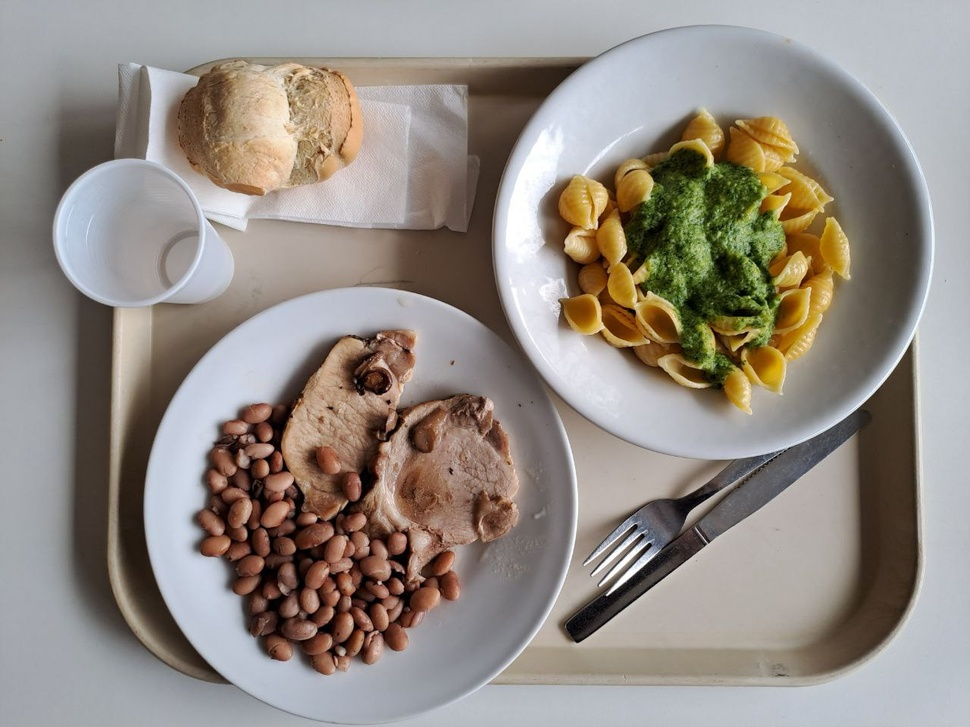
//> input picture test/images/food_image.jpg, 970 x 727 px, shrunk from 1280 x 960 before the run
$ ./watershed images/food_image.jpg   (built with g++ and OpenCV 4)
//> lines starting //> are read from the running program, lines starting //| are printed output that depends on the picture; after the words box and inside, x2 and y2 are one past the last pixel; in counts of white or black regions, pixels touching at a corner belong together
#include <opencv2/highgui.hpp>
#include <opencv2/imgproc.hpp>
#include <iostream>

using namespace cv;
using namespace std;

vector<Vec3f> circles;


// [21 lines left out: function kmeans_segmentation, not called in this run]

void gammaCorrection(Mat& image, Mat& dst, double gamma=0.5){
    GaussianBlur(image, image, Size(5,5), 1);

    Mat lookUpTable(1, 256, CV_8U);
    uchar* p = lookUpTable.ptr();
    for( int i = 0; i < 256; ++i)
        p[i] = saturate_cast<uchar>(pow(i / 255.0, gamma) * 255.0);
    Mat gamma_corr = image.clone();
    LUT(image, lookUpTable, gamma_corr);

    Mat tmp;
    cvtColor(gamma_corr, tmp, COLOR_BGR2HSV);
    Mat hsv[3];
    split(tmp, hsv);

    dst = hsv[1].clone();
    GaussianBlur(dst, dst, Size(5,5),1);
}

void drawCircles(Mat& dst){
    for( size_t i = 0; i < circles.size(); i++ )
    {
         Point center(cvRound(circles[i][0]), cvRound(circles[i][1]));
         int radius = cvRound(circles[i][2]);
         // draw the circle center
         circle( dst, center, 3, Scalar(0,255,0), -1, 8, 0 );
         // draw the circle outline
         circle( dst, center, radius, Scalar(0,0,255), 3, 8, 0 );
    }
    imshow("Result", dst);
}

void water(Mat& img, Mat& dst, int width, int height) {
    // Create a kernel that we will use to sharpen our image
    Mat kernel = (Mat_<float>(3,3) <<
                  1,  1, 1,
                  1, -8, 1,
                  1,  1, 1); // an approximation of second derivative, a quite strong kernel

    // do the laplacian filtering as it is
    // well, we need to convert everything in something more deeper then CV_8U
    // because the kernel has some negative values,
    // and we can expect in general to have a Laplacian image with negative values
    // BUT a 8bits unsigned int (the one we are working with) can contain values from 0 to 255
    // so the possible negative number will be truncated
    Mat imgLaplacian;
    filter2D(img, imgLaplacian, CV_32F, kernel);
    Mat sharp;
    img.convertTo(sharp, CV_32F);
    Mat imgResult = sharp - imgLaplacian;

    // convert back to 8bits gray scale
    imgResult.convertTo(imgResult, CV_8UC3);
    imgLaplacian.convertTo(imgLaplacian, CV_8UC3);
    imshow( "Laplace Filtered Image", imgLaplacian );
    moveWindow("Laplace Filtered Image", width, 10);
    imshow( "New Sharped Image", imgResult );
    moveWindow("New Sharped Image", width*2, 10);

    Mat bw;
    gammaCorrection(imgResult, bw);
    imshow("Gamma pre OTSU", bw);

    // Create binary image from source image
    //cvtColor(tmp, bw, COLOR_BGR2GRAY);
    //cout<<threshold(bw, bw, 40, 255, THRESH_BINARY | THRESH_OTSU)<<"\n"; //Better threshold here to discard empty plates
    threshold(bw, bw, 70, 255, THRESH_BINARY);
    imshow("Binary Image", bw);
    moveWindow("Binary Image", width*3, 10);

    // Perform the distance transform algorithm
    Mat dist;
    distanceTransform(bw, dist, DIST_L2, 3);

    Mat dd = dist.clone();
    // Normalize the distance image for range = {0.0, 1.0}
    // so we can visualize and threshold it
    normalize(dist, dist, 0, 1.0, NORM_MINMAX);
    imshow("Distance Transform Image", dist);
    moveWindow("Distance Transform Image", 0, 100+height);

    // Threshold to obtain the peaks
    // This will be the markers for the foreground objects
    threshold(dist, dist, 0.4, 1.0, THRESH_BINARY);

    // Dilate a bit the dist image
    Mat kernel1 = Mat::ones(3, 3, CV_8U);
    dilate(dist, dist, kernel1);
    imshow("Peaks", dist);
    moveWindow("Peaks", width, 100+height);

    // Create the CV_8U version of the distance image
    // It is needed for findContours()
    Mat dist_8u;
    dist.convertTo(dist_8u, CV_8U);

    // Find total markers
    vector<vector<Point> > contours;
    findContours(dist_8u, contours, RETR_EXTERNAL, CHAIN_APPROX_SIMPLE);

    vector<pair<Point, float>> p;
    // Create the marker image for the watershed algorithm
    Mat markers = Mat::zeros(dist.size(), CV_32S);
    // Draw the foreground markers
    for (size_t i = 0; i < contours.size(); i++) {
        drawContours(markers, contours, static_cast<int>(i), Scalar(static_cast<int>(i)+1), -1);

        double max, min;
        Point maxPos, minPos;
        Mat tmp = Mat::zeros(dist.size(), CV_8U);
        drawContours(tmp, contours, static_cast<int>(i), 255, -1);
        minMaxLoc(dd, &min, &max, &minPos, &maxPos, tmp);
        p.push_back(pair(maxPos,max));
    }

    sort(p.begin(), p.end(), [](auto& left, auto& right) {
        return left.second > right.second;
    });

    int NUM = 4;

    Mat myMarkers = Mat::zeros(dist.size(), CV_32S);
    circle(myMarkers, Point(50,50), 3, Scalar(255), -1);
    circle(myMarkers, Point(myMarkers.cols-50,50), 3, Scalar(255), -1);
    circle(myMarkers, Point(50,myMarkers.rows-50), 3, Scalar(255), -1);
    circle(myMarkers, Point(myMarkers.cols-50,myMarkers.rows-50), 3, Scalar(255), -1);
    for (int i = 0; i < p.size() && i < NUM; i++) {
        circle(myMarkers, p[i].first, 3, Scalar(i+1), -1);
    }
    Mat myM8u;
    myMarkers.convertTo(myM8u, CV_8U);
    imshow("myM", myM8u*50);


    // Draw the background marker
    circle(markers, Point(50,50), 3, Scalar(255), -1);
    circle(markers, Point(markers.rows-50,50), 3, Scalar(255), -1);
    circle(markers, Point(50,markers.cols-50), 3, Scalar(255), -1);
    circle(markers, Point(markers.rows-50,markers.cols-50), 3, Scalar(255), -1);
    Mat markers8u;
    markers.convertTo(markers8u, CV_8U, 10);
    imshow("Markers", markers8u);
    moveWindow("Markers", width*2, 100+height);

    watershed(imgResult, myMarkers);
    Mat myMark;
    myMarkers.convertTo(myMark, CV_8U);
    bitwise_not(myMark, myMark);
    imshow("MyMarkers_v2", myMark); // uncomment this if you want to see how the mark image looks like at that point

    // Generate random colors
    vector<Vec3b> myColors;
    for (size_t i = 0; i < NUM; i++) {
        int b = theRNG().uniform(0, 256);
        int g = theRNG().uniform(0, 256);
        int r = theRNG().uniform(0, 256);
        myColors.push_back(Vec3b((uchar)b, (uchar)g, (uchar)r));
    }

    // Create the result image
    Mat myDst = Mat::zeros(myMarkers.size(), CV_8UC3);
    //Fill labeled objects with random colors
    for (int i = 0; i < myMarkers.rows; i++) {
        for (int j = 0; j < myMarkers.cols; j++) {
            int index = myMarkers.at<int>(i,j);
            if (index > 0 && index <= NUM) {
                myDst.at<Vec3b>(i,j) = myColors[index-1];
            }
        }
    }
    imshow("Res", myDst);


    // Perform the watershed algorithm
    watershed(imgResult, markers);
    Mat mark;
    markers.convertTo(mark, CV_8U);
    bitwise_not(mark, mark);
    imshow("Markers_v2", mark); // uncomment this if you want to see how the mark image looks like at that point
    moveWindow("Markers_v2", width*3, 100+height);

    // Generate random colors
    vector<Vec3b> colors;
    for (size_t i = 0; i < contours.size(); i++) {
        int b = theRNG().uniform(0, 256);
        int g = theRNG().uniform(0, 256);
        int r = theRNG().uniform(0, 256);
        colors.push_back(Vec3b((uchar)b, (uchar)g, (uchar)r));
    }

    // Create the result image
    dst = Mat::zeros(markers.size(), CV_8UC3);
    // Fill labeled objects with random colors
    for (int i = 0; i < markers.rows; i++) {
        for (int j = 0; j < markers.cols; j++) {
            int index = markers.at<int>(i,j);
            if (index > 0 && index <= static_cast<int>(contours.size())) {
                dst.at<Vec3b>(i,j) = colors[index-1];
            }
        }
    }
}


int main(int argc, char **argv){

    if(argc < 2){
        cout << "Usage: task1.cpp <image>" << endl;
        return -1;
    }

    Mat src = imread(argv[1]);
//> src is the input picture: 727 rows x 970 cols, CV_8UC3; mean B, G, R 131.4, 139.1, 147.3
    if(!src.data){  cout << "An error occured while loading the image." << endl; return -1; }
    Mat src_gray;
    cvtColor(src, src_gray, COLOR_BGR2GRAY);
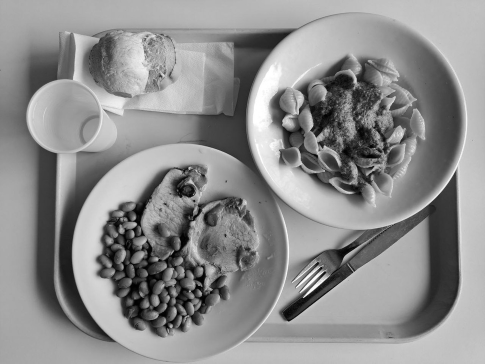
//> src_gray: 727 rows x 970 cols, CV_8UC1 (shown at 1/2 size); min 0, max 255, mean 140.7

    //Gaussian Blur for nois removal
    GaussianBlur(src_gray, src_gray, Size(3,3), 1);

    Mat dst = src.clone();
    HoughCircles(src_gray, circles, HOUGH_GRADIENT_ALT, 1, src_gray.rows/16, 300, 0.9, 200);
//> circles = 2 circles (x, y, radius): [715, 240, 216.5], [364, 507, 216.9]
    drawCircles(dst);
//> the loop in drawCircles, `for( size_t i = 0; i < circles.size(); i++ )` made 2 passes
//> (center, radius) on passes 1 to 2: (Point(715, 240), 217), (Point(364, 507), 217)
//> after the loop in drawCircles, `for( size_t i = 0; i < circles.size(); i++ )`:
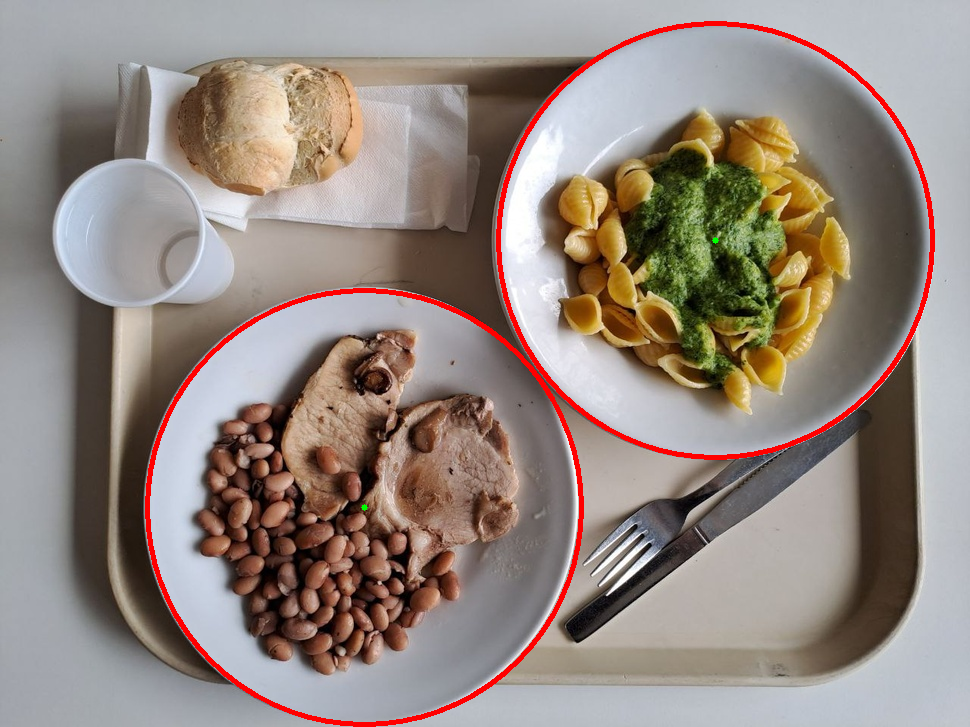
//> dst: 727 rows x 970 cols, CV_8UC3; 1.95% of pixels changed, all inside (x1, y1, x2, y2) = (145, 21, 935, 727)

    //Compute regions of interest
    //A center is a triplet of [x,y,radius]
    vector<Mat> plates_roi;

    for(size_t i = 0; i < circles.size(); i++){
        //Get the rect containing the circle
        Point center(circles[i][0], circles[i][1]);
        int radius = round(circles[i][2]);

        Rect r (center.x - round(0.8*radius), center.y - round(0.8*radius), 0.8*radius*2,  0.8*radius*2);

        //obtain ROI
        Mat roi(src, r);
        Mat mask(roi.size(), roi.type(), Scalar::all(255));
        // with a white, filled circle in it:
        circle(mask, Point(0.8*radius,0.8*radius), 0.8*radius, Scalar::all(255), -1);

        // combine roi & mask:
        Mat plate = roi & mask;

        //add roi to the vector
        plates_roi.push_back(plate);
    }
//> this loop made 2 passes
//> (center, radius, r) on passes 1 to 2: (Point(715, 240), 217, Rect(541, 66, 347, 347)), (Point(364, 507), 217, Rect(190, 333, 347, 347))
//> pass 1, `Mat roi(src, r);`:
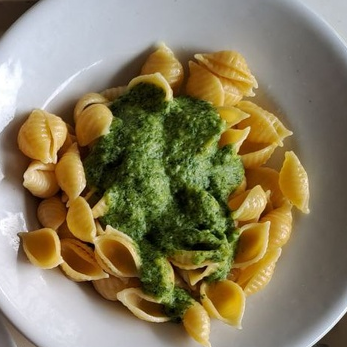
//> roi: 347 rows x 347 cols, CV_8UC3; mean B, G, R 95, 126, 136.9
//> pass 2, `Mat roi(src, r);`:
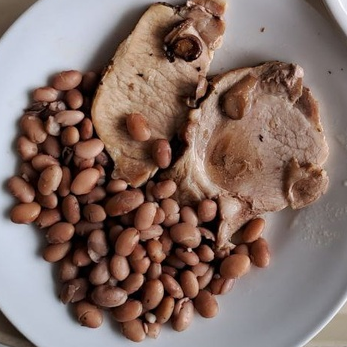
//> roi: 347 rows x 347 cols, CV_8UC3; mean B, G, R 103.4, 110.6, 132.7

    for (int i=0; i < plates_roi.size(); i++) {
        Mat m;

        int K = (argc >= 3) ? atoi(argv[2]) : 0;

        if (K > 0) kmeans_segmentation(plates_roi[i], m, K);
        else       pyrMeanShiftFiltering(plates_roi[i], m, 30, 35, 2);

        cout<<plates_roi[i].size()<<"\n";
        imshow("Input clustering plate", m);
        moveWindow("Input clustering plate", 0, 10);

        Mat d;
        water(m, d, plates_roi[i].cols, plates_roi[i].rows);
        imshow("Final plate ", d);
        waitKey(0);
    }
//> this loop made 2 passes
//> K on passes 1 to 2: 0, 0
//> (printed output is left out)
//> pass 1, `else       pyrMeanShiftFiltering(plates_roi[i], m, 30, 35, 2);`:
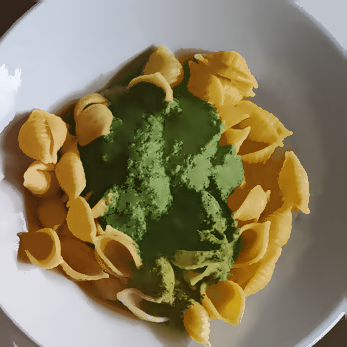
//> m: 347 rows x 347 cols, CV_8UC3; mean B, G, R 94.8, 125.6, 136.2
//> pass 1, in water, `filter2D(img, imgLaplacian, CV_32F, kernel);`:
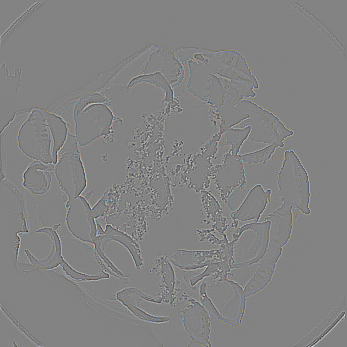
//> imgLaplacian: 347 rows x 347 cols, CV_32FC3; mean B, G, R 0, 0, 0; drawn with min black and max white
//> pass 1, in water, `Mat imgResult = sharp - imgLaplacian;`:
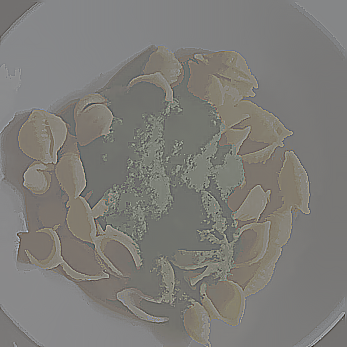
//> imgResult: 347 rows x 347 cols, CV_32FC3; mean B, G, R 94.8, 125.6, 136.2; drawn with min black and max white

    return 0;
}

$ run again, on test/images/leftover3.jpg
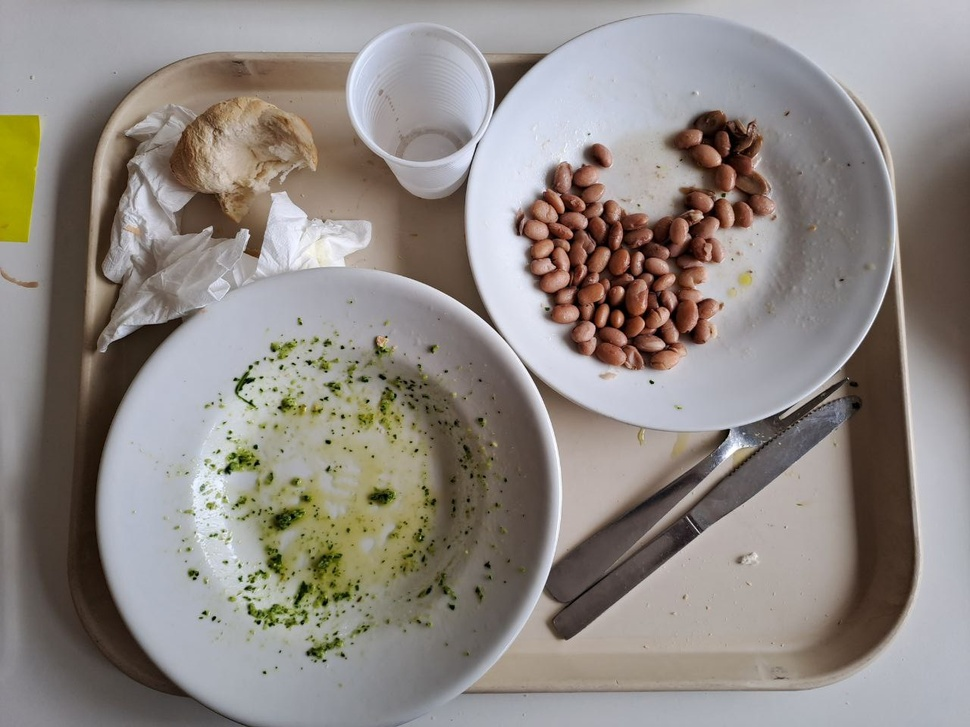
//> input picture test/images/leftover3.jpg, 970 x 727 px, shrunk from 1280 x 960 before the run
//> src is the input picture: 727 rows x 970 cols, CV_8UC3; mean B, G, R 131.4, 136.6, 143.3
//> circles = 2 circles (x, y, radius): [684, 228, 212.5], [327, 503, 234.4]
//> the loop in drawCircles, `for( size_t i = 0; i < circles.size(); i++ )` made 2 passes
//> (center, radius) on passes 1 to 2: (Point(684, 228), 212), (Point(327, 503), 234)
//> after the loop in drawCircles, `for( size_t i = 0; i < circles.size(); i++ )`:
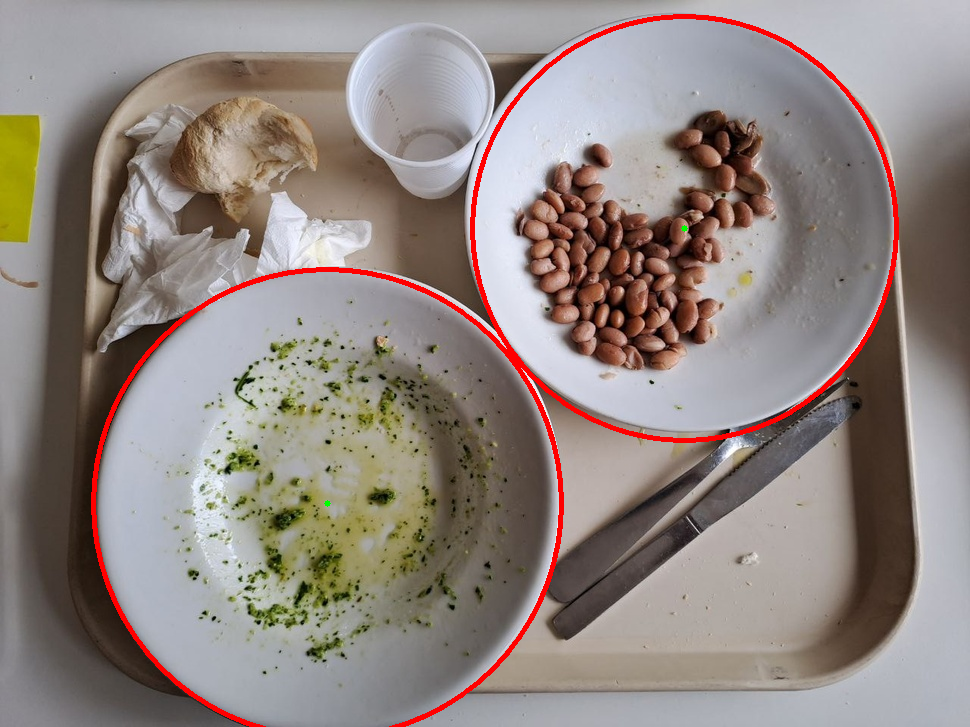
//> dst: 727 rows x 970 cols, CV_8UC3; 1.88% of pixels changed, all inside (x1, y1, x2, y2) = (91, 14, 899, 727)
//> the loop `for(size_t i = 0; i < circles.size(); i++)` made 2 passes
//> (center, radius, r) on passes 1 to 2: (Point(684, 228), 212, Rect(514, 58, 339, 339)), (Point(327, 503), 234, Rect(140, 316, 374, 374))
//> the loop `for (int i=0; i < plates_roi.size(); i++)` made 2 passes
//> K on passes 1 to 2: 0, 0
//> (printed output is left out)
//> pass 1, in water, `Mat imgResult = sharp - imgLaplacian;`:
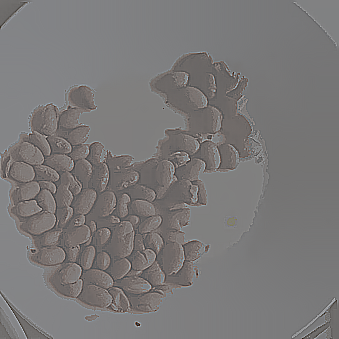
//> imgResult: 339 rows x 339 cols, CV_32FC3; mean B, G, R 133.8, 134.4, 148; drawn with min black and max white
